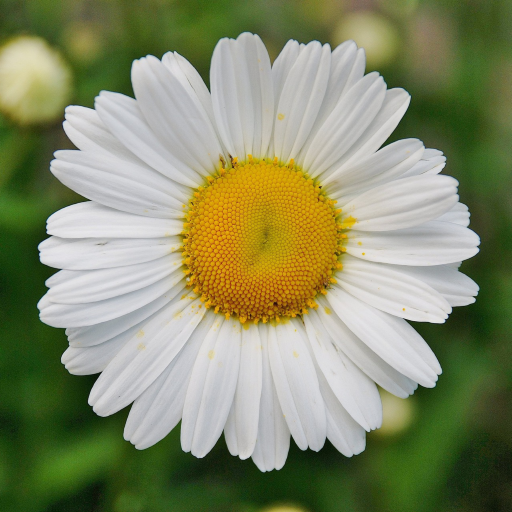
#> input picture src/figs/daisy.png, 512 x 512 px
$ jupyter execute figs-histo.ipynb
#> lines starting #> are read from the running program, lines starting #| are printed output that depends on the picture; after the words box and inside, x2 and y2 are one past the last pixel; in counts of white or black regions, pixels touching at a corner belong together
# Histogram

[cell 1]
import numpy as np
import skimage.io as io
import matplotlib.pyplot as plt
from matplotlib.colors import ListedColormap

[cell 2]
# Load the image
img = io.imread("../../src/figs/daisy.png", as_gray=True) * 255
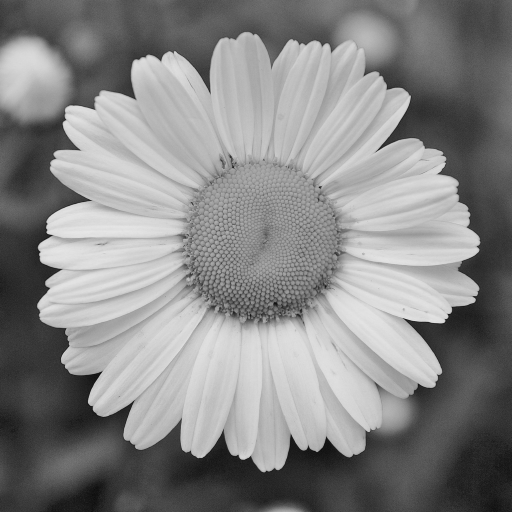
#> img: shape (512, 512) float64; min 13.93, max 231.2, mean 135.3

# Display the image
fig, ax = plt.subplots(1, 1, figsize=(4,4))
ax.imshow(img, cmap="gray")
plt.show()

# Prepare the figure for the histograms
fig, axs = plt.subplots(1, 2, figsize=(12,4))

# Plot the first histogram
axs[0].hist(
    img.ravel(),           # The image must be flattened to use function hist
    bins=range(0,256,2)    # Define 128 bins (of width 2) between 0 and 255
)
axs[0].set_xlabel("Intensities")
axs[0].set_ylabel("Number")

# Plot the second histogram
axs[1].hist(
    img.ravel(),           # The image must be flattened to use function hist
    bins=range(0,256,16)   # Define 16 bins (of width 16) between 0 and 255
)
axs[1].set_xlabel("Intensities")
axs[1].set_ylabel("Number")

# Show the figure
plt.savefig("daisy-histo.svg", transparent=True, bbox_inches="tight")
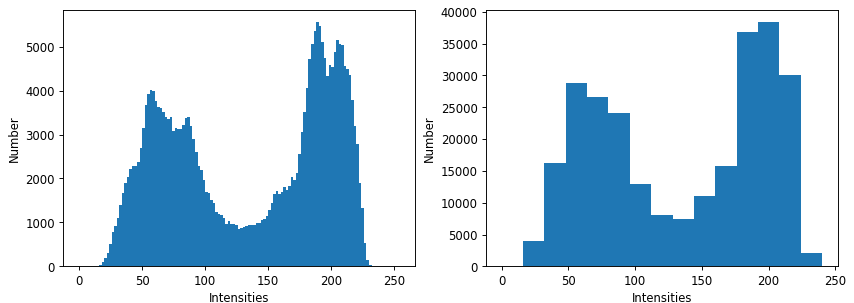
#> figure drawn by matplotlib, 2 panels; panel 1: tallest bar 5566 high, from x = 188 to 190; panel 2: tallest bar 38410 high, from x = 192 to 208
plt.show()

[cell 3]
# Charge l'image
img = io.imread("../_static/figs/daisy.png", as_gray=True) * 255

# Réordonnement des pixels pour avoir une nouvelle image avec le même histogramme
imgs = np.sort(img.ravel())
imgs = np.reshape(imgs, img.shape)
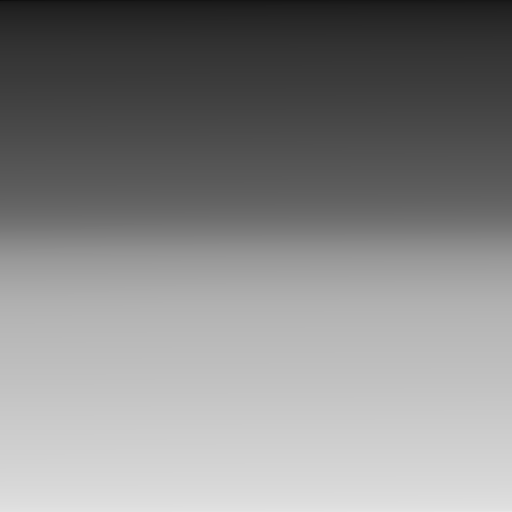
#> imgs: shape (512, 512) float64; min 13.93, max 231.2, mean 135.3

# Affichage
fig = plt.figure(figsize=(8,4))
plt.subplot(1,2,1)
plt.imshow(img, cmap="gray")
plt.xticks([])
plt.yticks([])
plt.subplot(1,2,2)
plt.imshow(imgs, cmap="gray")
plt.xticks([])
plt.yticks([])

plt.savefig("daisy-sorted.svg", transparent=True, bbox_inches="tight")

[cell 4]
from skimage.exposure import equalize_hist, cumulative_distribution

# Charge l'image
img = io.imread("../_static/figs/daisy.png", as_gray=True) * 255
img = img / 255

transforms = ["negative", "gamma", "spreading", "equalization", "thresholding"]

x = np.linspace(0, 1, 256)

for t in transforms:

    if t == "negative":
        new = 1 - img
        transform = 1 - x

    if t == "gamma":
        gamma = 0.4;
        new = img**gamma
        transform = x**gamma

    if t == "spreading":
        transform = (x-img.min()) / (img.max()-img.min())
        transform = np.where(transform<0, 0, transform)
        transform = np.where(transform>1, 1, transform)
        new = (img-img.min()) / (img.max()-img.min())

    if t == "equalization":
        new = equalize_hist(img)
        transform = cumulative_distribution(img, 256)[0]

    if t == "thresholding":
        threshold = .45
        new = (img>threshold)*127/128
        transform = np.where(x>threshold, 127/128, 0)

    fig = plt.figure(figsize=(10,6))

    plt.subplot(2,3,1)
    plt.imshow(img, cmap="gray", vmin=0, vmax=1)
    plt.xticks([])
    plt.yticks([])
    plt.title("Original image")

    plt.subplot(2,3,2)
    plt.imshow(new, cmap="gray", vmin=0, vmax=1)
    plt.xticks([])
    plt.yticks([])
    plt.title("Transformed image")

    plt.subplot(2,3,4)
    plt.hist(img.ravel(), bins=np.linspace(0,1,64+1))
    plt.xlim((0, 1))
    plt.title("Original histogram")

    plt.subplot(2,3,5)
    plt.hist(new.ravel(), bins=np.linspace(0,1,64+1))
    plt.xlim((0, 1))
    plt.title("Transformed histogram")

    plt.subplot(2,3,6)
    plt.plot(x, transform, 'r')
    plt.xlim((-.05, 1.05))
    plt.ylim((-.05, 1.05))
    plt.grid()
    plt.title("Transformation")

    plt.savefig(f"{t}.svg", transparent=True, bbox_inches="tight")
#> this loop made 5 passes
#> pass 1, `new = 1 - img`:
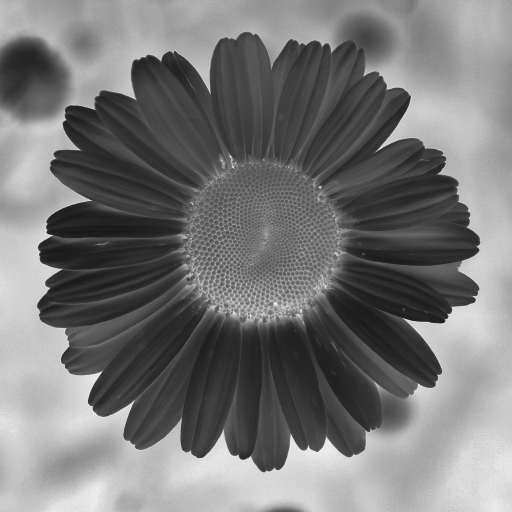
#> new: shape (512, 512) float64; min 0.0933, max 0.945, mean 0.47
#> pass 1, `plt.savefig(f"{t}.svg", transparent=True, bbox_inches="tight")`:
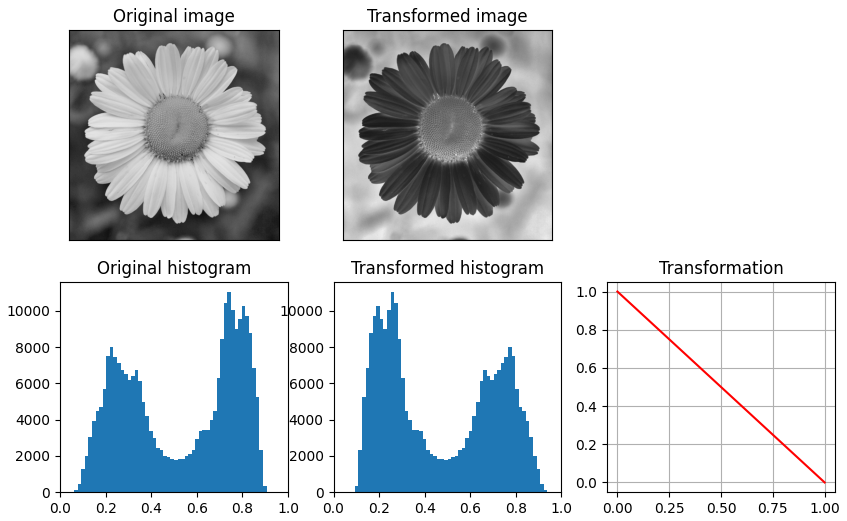
#> figure drawn by matplotlib, 5 panels; panel 3: tallest bar 11039 high, from x = 0.734 to 0.75; panel 4: tallest bar 11039 high, from x = 0.25 to 0.266; panel 5: curve peaks at x = 0, y = 1
#> pass 2, `new = img**gamma`:
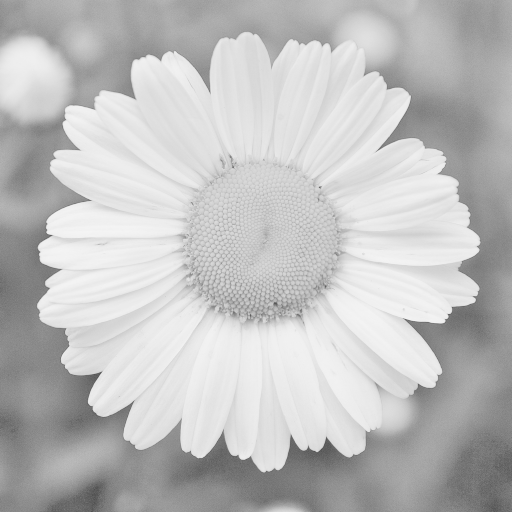
#> new: shape (512, 512) float64; min 0.313, max 0.962, mean 0.752
#> after the loop:
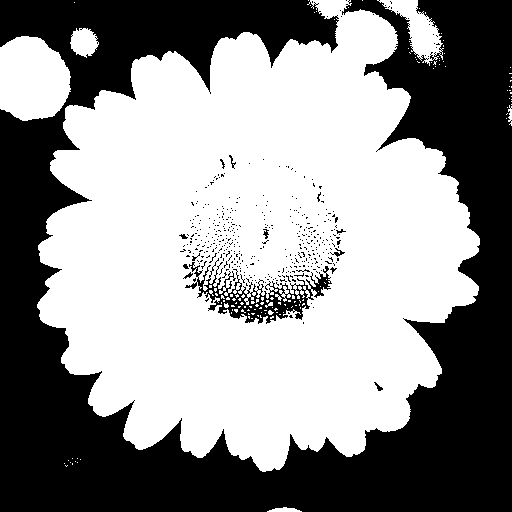
#> new: shape (512, 512) float64; values 0 (black) and 0.992 (white), 56.4% white; 413 black regions (401 under 20 px), largest, box (x1, y1, x2, y2) and area: (0, 0, 512, 512) 110281, (185, 258, 332, 324) 2677, (330, 248, 345, 257) 44
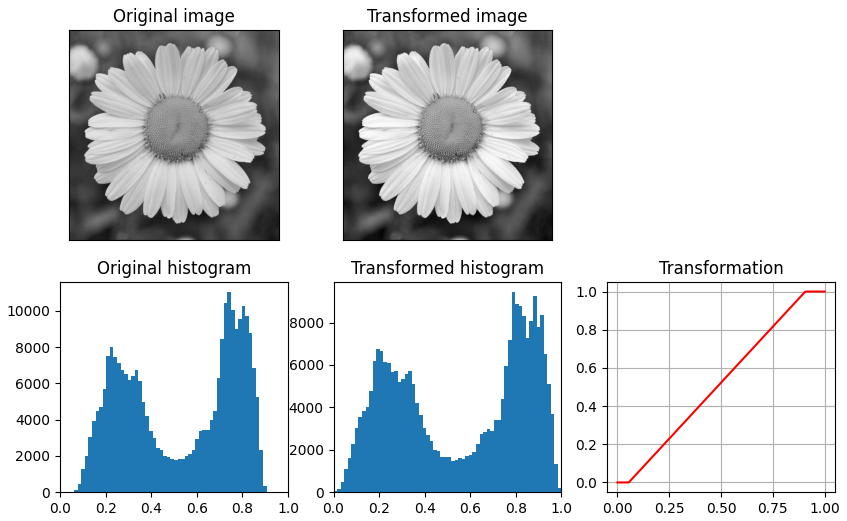
#> figure drawn by matplotlib, 5 panels; panel 3: tallest bar 11039 high, from x = 0.734 to 0.75; panel 4: tallest bar 9444 high, from x = 0.781 to 0.797; panel 5: curve peaks at x = 0.91, y = 1
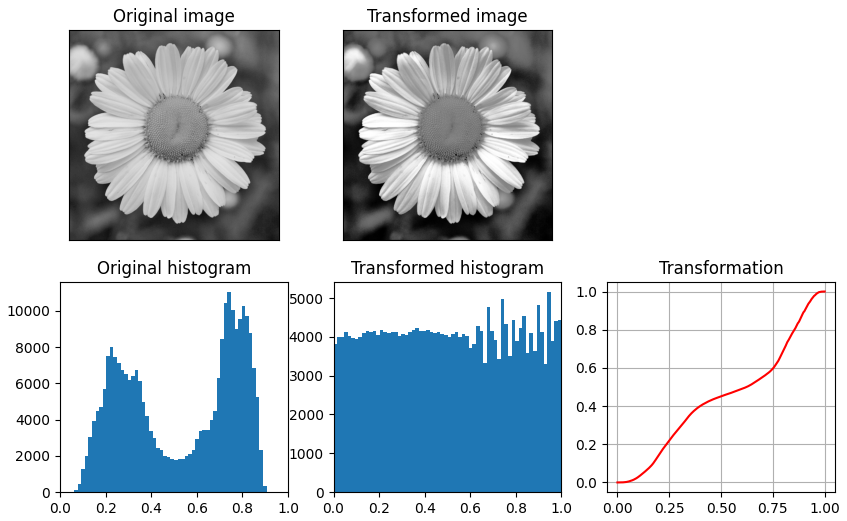
#> figure drawn by matplotlib, 5 panels; panel 3: tallest bar 11039 high, from x = 0.734 to 0.75; panel 4: tallest bar 5161 high, from x = 0.938 to 0.953; panel 5: curve peaks at x = 1, y = 1
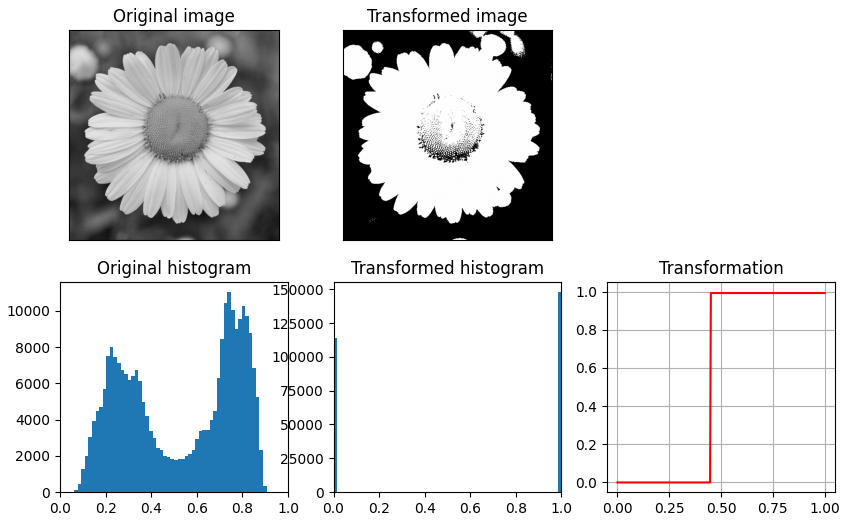
#> figure drawn by matplotlib, 5 panels; panel 3: tallest bar 11039 high, from x = 0.734 to 0.75; panel 4: tallest bar 147961 high, from x = 0.984 to 1; panel 5: curve peaks at x = 0.451, y = 0.992

$ run again, with src/figs/L.png copied over src/figs/daisy.png
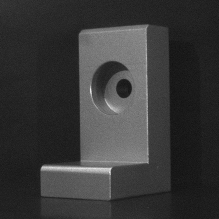
#> input picture src/figs/L.png, 219 x 219 px
#> `imgs = np.reshape(imgs, img.shape)`:
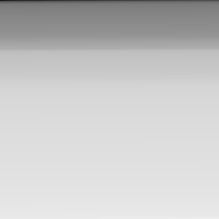
#> imgs: shape (219, 219); min 21, max 239, mean 200
#> after the loop `for t in transforms:`:
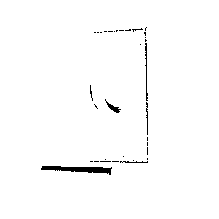
#> new: shape (219, 219) float64; values 0 (black) and 0.992 (white), 98.6% white; 33 black regions (28 under 20 px), largest, box (x1, y1, x2, y2) and area: (41, 166, 112, 175) 341, (145, 43, 148, 101) 76, (105, 99, 121, 113) 65, (146, 102, 148, 135) 40, (120, 161, 148, 163) 35

$ run again, with src/figs/T1-weighted-MRI.png copied over src/figs/daisy.png
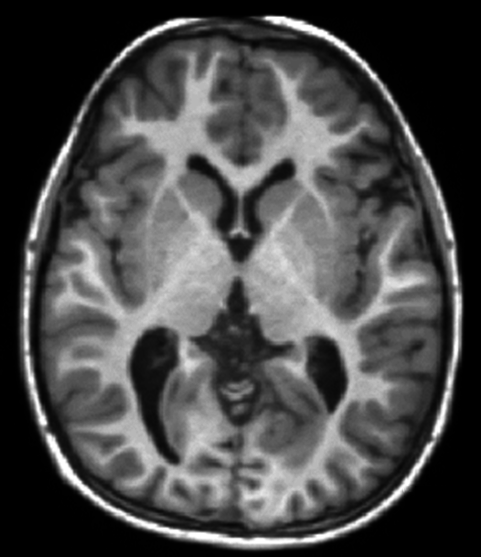
#> input picture src/figs/T1-weighted-MRI.png, 481 x 557 px
#> img is the input picture: shape (557, 481) float64; min 0, max 1, mean 0.288
#> after the loop `for t in transforms:`:
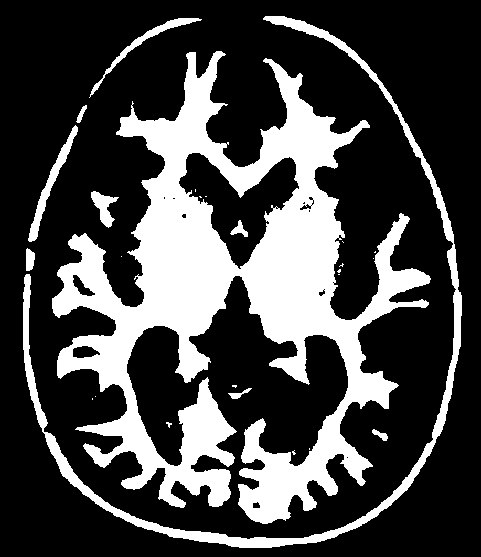
#> new: shape (557, 481) float64; values 0 (black) and 0.992 (white), 27.5% white; 26 white regions (16 under 20 px), largest, box (x1, y1, x2, y2) and area: (52, 51, 431, 524) 62551, (23, 16, 462, 548) 8437, (28, 125, 78, 242) 927
